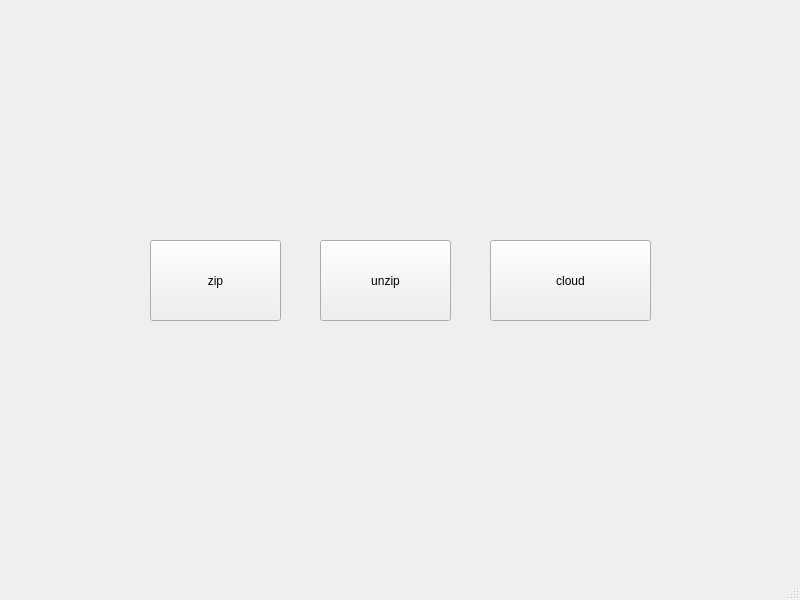
<?xml version="1.0" encoding="UTF-8"?>
<ui version="4.0">
 <class>start</class>
 <widget class="QMainWindow" name="start">
  <property name="geometry">
   <rect>
    <x>0</x>
    <y>0</y>
    <width>800</width>
    <height>600</height>
   </rect>
  </property>
  <property name="windowTitle">
   <string>start</string>
  </property>
  <widget class="QWidget" name="centralwidget">
   <widget class="QPushButton" name="zip">
    <property name="geometry">
     <rect>
      <x>150</x>
      <y>240</y>
      <width>131</width>
      <height>81</height>
     </rect>
    </property>
    <property name="text">
     <string>zip</string>
    </property>
   </widget>
   <widget class="QPushButton" name="unzip">
    <property name="geometry">
     <rect>
      <x>320</x>
      <y>240</y>
      <width>131</width>
      <height>81</height>
     </rect>
    </property>
    <property name="text">
     <string>unzip</string>
    </property>
   </widget>
   <widget class="QPushButton" name="cloud">
    <property name="geometry">
     <rect>
      <x>490</x>
      <y>240</y>
      <width>161</width>
      <height>81</height>
     </rect>
    </property>
    <property name="text">
     <string>cloud</string>
    </property>
   </widget>
  </widget>
  <widget class="QMenuBar" name="menubar">
   <property name="geometry">
    <rect>
     <x>0</x>
     <y>0</y>
     <width>800</width>
     <height>21</height>
    </rect>
   </property>
  </widget>
  <widget class="QStatusBar" name="statusbar"/>
 </widget>
 <resources/>
 <connections/>
</ui>
